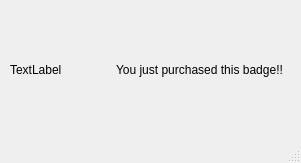
<?xml version="1.0" encoding="UTF-8"?>
<ui version="4.0">
 <class>PurchasedBadge</class>
 <widget class="QMainWindow" name="PurchasedBadge">
  <property name="geometry">
   <rect>
    <x>0</x>
    <y>0</y>
    <width>301</width>
    <height>163</height>
   </rect>
  </property>
  <property name="minimumSize">
   <size>
    <width>300</width>
    <height>100</height>
   </size>
  </property>
  <property name="maximumSize">
   <size>
    <width>301</width>
    <height>163</height>
   </size>
  </property>
  <property name="windowTitle">
   <string>Purchased!</string>
  </property>
  <widget class="QWidget" name="centralwidget">
   <layout class="QGridLayout" name="gridLayout">
    <item row="0" column="0">
     <layout class="QHBoxLayout" name="horizontalLayout">
      <item>
       <widget class="QLabel" name="badge">
        <property name="minimumSize">
         <size>
          <width>100</width>
          <height>100</height>
         </size>
        </property>
        <property name="maximumSize">
         <size>
          <width>100</width>
          <height>100</height>
         </size>
        </property>
        <property name="text">
         <string>TextLabel</string>
        </property>
       </widget>
      </item>
      <item>
       <widget class="QLabel" name="purchaseLab">
        <property name="minimumSize">
         <size>
          <width>175</width>
          <height>100</height>
         </size>
        </property>
        <property name="maximumSize">
         <size>
          <width>175</width>
          <height>100</height>
         </size>
        </property>
        <property name="text">
         <string>You just purchased this badge!!</string>
        </property>
       </widget>
      </item>
     </layout>
    </item>
   </layout>
  </widget>
  <widget class="QMenuBar" name="menubar">
   <property name="geometry">
    <rect>
     <x>0</x>
     <y>0</y>
     <width>301</width>
     <height>22</height>
    </rect>
   </property>
  </widget>
  <widget class="QStatusBar" name="statusbar"/>
 </widget>
 <resources/>
 <connections/>
</ui>
